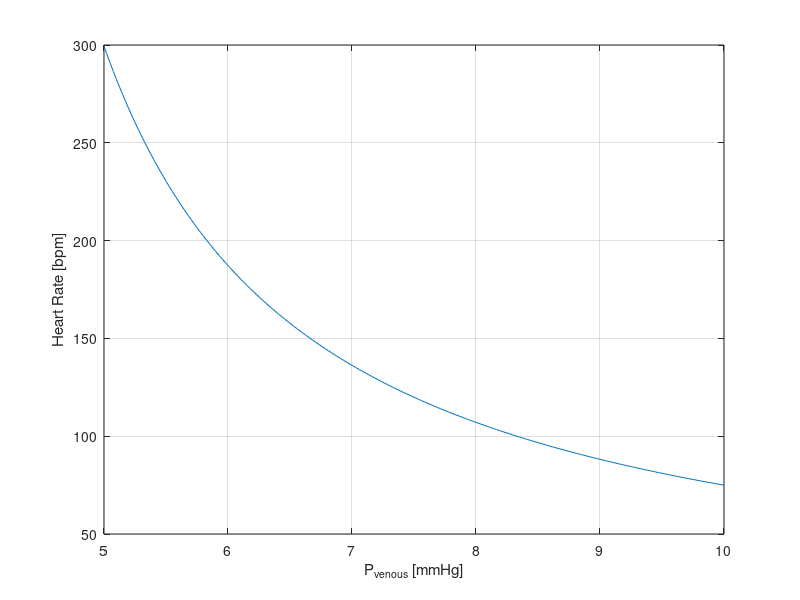
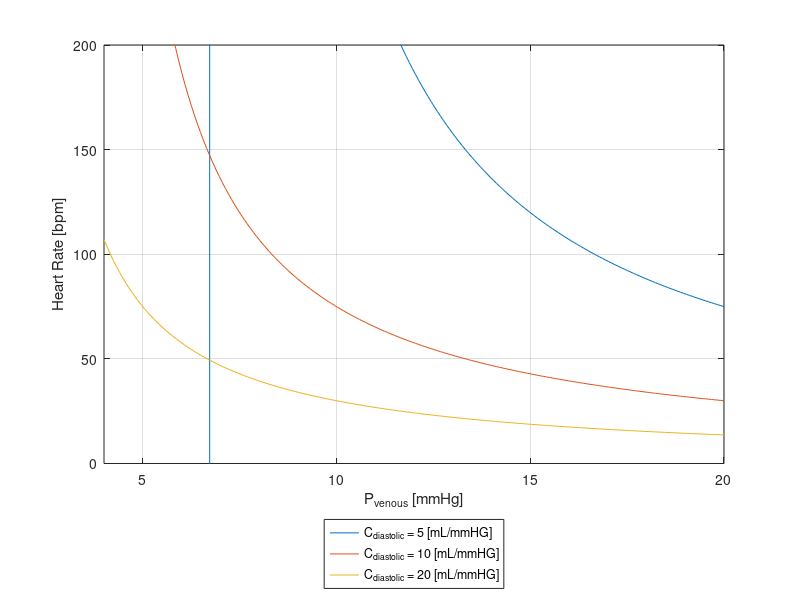

Write MATLAB code to recreate these figures, in order.
%  HR as a function of P_v

C_d = 10;
C_s = 0.333;
P_a = 100;
CO = 5000;

P_v = linspace(5,10,200);

HR = CO./(C_d*P_v - C_s*P_a);

close all
figure
hold on
plot(P_v,HR)
xlabel('P_{venous} [mmHg]')
ylabel('Heart Rate [bpm]')
grid on
box on
hold off

% Now for a range of C_d

C_d = [5,10,20];
HR = zeros(3,200);
P_v = linspace(4,20,200);

for i = 1:3
    HR(i,:) = CO./(C_d(i)*P_v - C_s*P_a);
end

figure
hold on
plot(P_v,HR(1,:),P_v,HR(2,:),P_v,HR(3,:))
xlabel('P_{venous} [mmHg]')
ylabel('Heart Rate [bpm]')
axis([4,20,0,200])
legend('C_{diastolic} = 5 [mL/mmHG]','C_{diastolic} = 10 [mL/mmHG]','C_{diastolic} = 20 [mL/mmHG]','location','southoutside')
grid on
box on
hold off